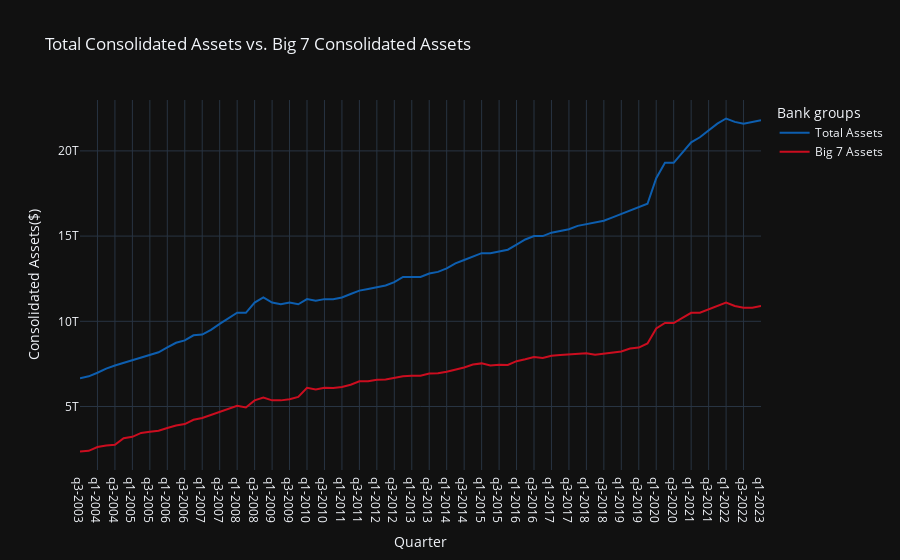

The notebook cell this image was saved under:
### Code cell
#Linear plotting of "Total Consolidated Assets" and "Big 7 Consolidated Assets" per quarter
fig_linear_total=px.line(pivot_df_date,
                         x='Quarter',
                         y=['Total Assets','Big 7 Assets'],
                         title='Total Consolidated Assets vs. Big 7 Consolidated Assets',
                         labels={'value':'Consolidated Assets($)','variable':'Bank groups'},
                         template='plotly_dark',
                         color_discrete_map={'Big 7 Assets': '#CB0D1F', 'Total Assets': '#0D5EAF'})


#Update hover labels by using the hovertemplate attribute:

for trace in fig_linear_total.data:
    trace.hovertemplate = '<b>%{x}</b><br>Assets (Trillions): %{y:.3s}<extra></extra>'
    trace.hoverinfo = "x+y+name"

fig_linear_total.show()
